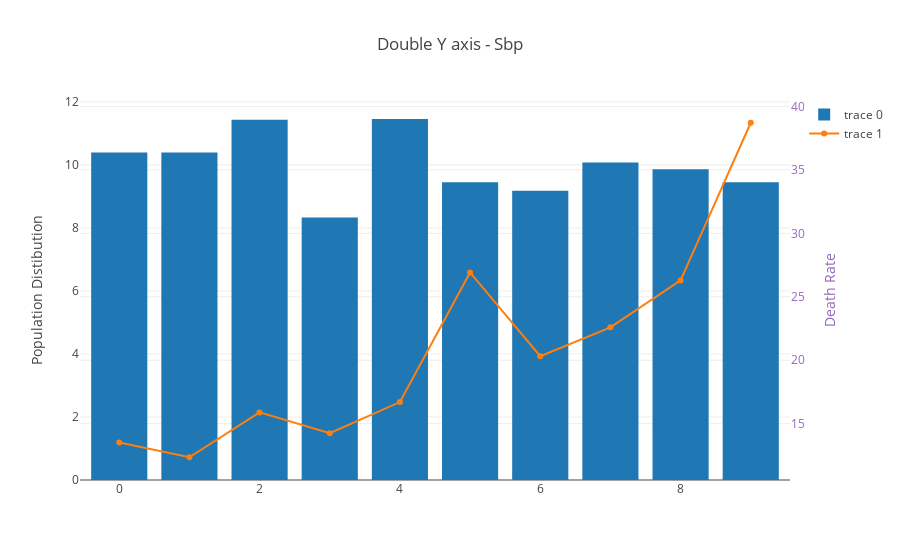
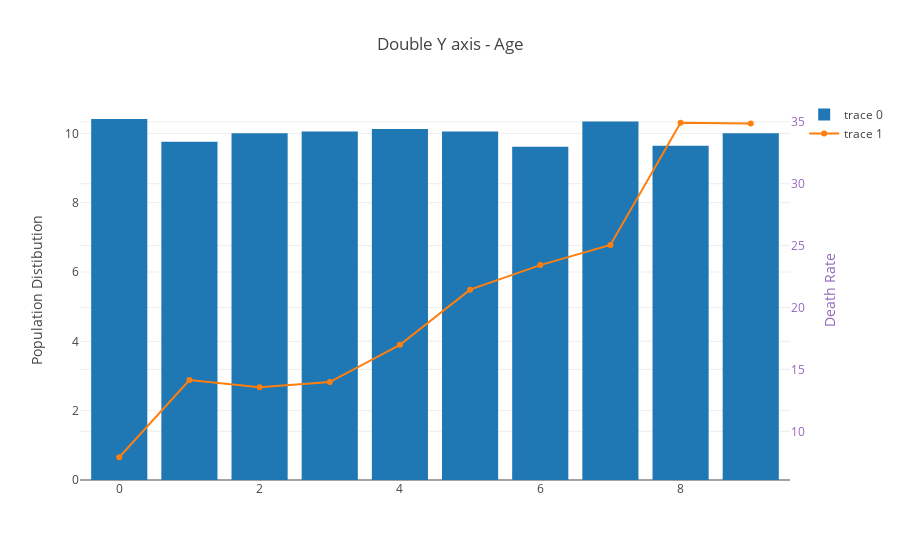
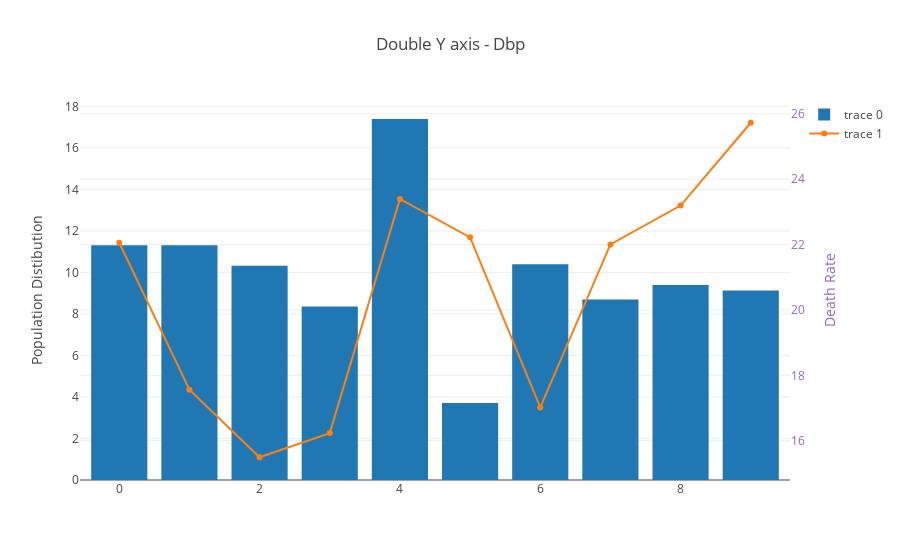
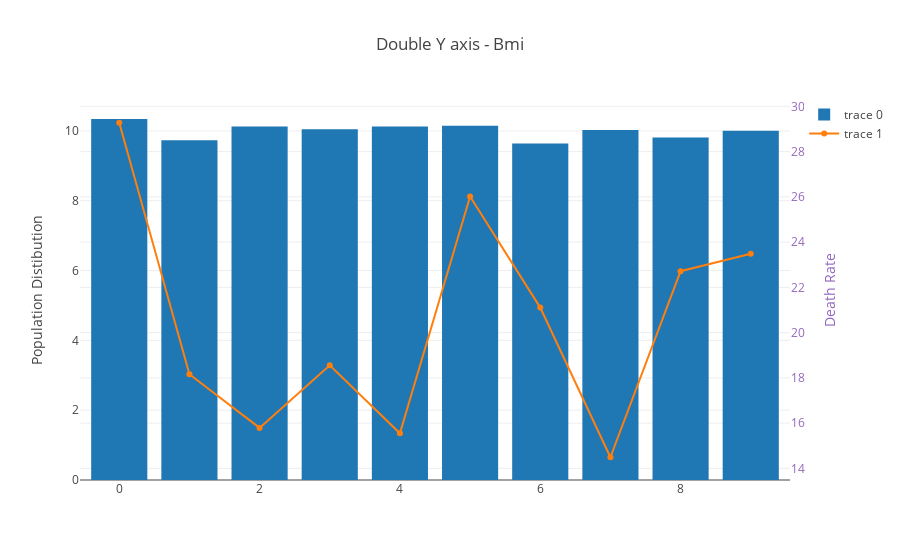

These figures' notebook cell, in order:
### Markdown cell above
Plot death rates using numeric columns

### Code cell
plt_event_rate(er_data)

### Figure 1 — Plotly figure (JSON) as saved in the notebook; plotly's stock layout.template omitted (floating-point values rounded to 4 significant figures)
{"data": [{"type": "bar", "uid": "bb3637b0-9c68-4034-95ed-161987b2d9a8", "x": [0, 1, 2, 3, 4, 5, 6, 7, 8, 9], "y": [10.39, 10.39, 11.43, 8.331, 11.46, 9.445, 9.179, 10.08, 9.857, 9.445]}, {"type": "scatter", "uid": "399ef0e2-11bc-4c28-acb3-100e05d14266", "x": [0, 1, 2, 3, 4, 5, 6, 7, 8, 9], "y": [13.52, 12.35, 15.89, 14.24, 16.7, 26.92, 20.32, 22.6, 26.29, 38.72], "yaxis": "y2"}], "layout": {"title": {"text": "Double Y axis - Sbp"}, "yaxis": {"title": {"text": "Population Distibution"}}, "yaxis2": {"overlaying": "y", "side": "right", "tickfont": {"color": "rgb(148, 103, 189)"}, "title": {"font": {"color": "rgb(148, 103, 189)"}, "text": "Death Rate"}}}}

### Figure 2 — Plotly figure (JSON) as saved in the notebook; plotly's stock layout.template omitted (floating-point values rounded to 4 significant figures)
{"data": [{"type": "bar", "uid": "52659645-3595-4625-bea3-6c0c60cff5bd", "x": [0, 1, 2, 3, 4, 5, 6, 7, 8, 9], "y": [10.41, 9.76, 10.0, 10.05, 10.12, 10.05, 9.615, 10.34, 9.639, 10.0]}, {"type": "scatter", "uid": "bb285b74-8a35-4dce-a24b-a80513e65913", "x": [0, 1, 2, 3, 4, 5, 6, 7, 8, 9], "y": [7.907, 14.14, 13.56, 13.98, 16.99, 21.45, 23.43, 25.06, 34.92, 34.87], "yaxis": "y2"}], "layout": {"title": {"text": "Double Y axis - Age"}, "yaxis": {"title": {"text": "Population Distibution"}}, "yaxis2": {"overlaying": "y", "side": "right", "tickfont": {"color": "rgb(148, 103, 189)"}, "title": {"font": {"color": "rgb(148, 103, 189)"}, "text": "Death Rate"}}}}

### Figure 3 — Plotly figure (JSON) as saved in the notebook; plotly's stock layout.template omitted (floating-point values rounded to 4 significant figures)
{"data": [{"type": "bar", "uid": "7df949d4-190c-482f-a082-f6c0d8896cc0", "x": [0, 1, 2, 3, 4, 5, 6, 7, 8, 9], "y": [11.31, 11.31, 10.32, 8.356, 17.39, 3.705, 10.39, 8.695, 9.397, 9.131]}, {"type": "scatter", "uid": "21e429e2-2ed6-4e9f-8f11-9ec5cf4a67cd", "x": [0, 1, 2, 3, 4, 5, 6, 7, 8, 9], "y": [22.06, 17.56, 15.49, 16.23, 23.4, 22.22, 17.02, 22.01, 23.2, 25.73], "yaxis": "y2"}], "layout": {"title": {"text": "Double Y axis - Dbp"}, "yaxis": {"title": {"text": "Population Distibution"}}, "yaxis2": {"overlaying": "y", "side": "right", "tickfont": {"color": "rgb(148, 103, 189)"}, "title": {"font": {"color": "rgb(148, 103, 189)"}, "text": "Death Rate"}}}}

### Figure 4 — Plotly figure (JSON) as saved in the notebook; plotly's stock layout.template omitted (floating-point values rounded to 4 significant figures)
{"data": [{"type": "bar", "uid": "440aff46-3e77-4add-84c1-de3dddc5a146", "x": [0, 1, 2, 3, 4, 5, 6, 7, 8, 9], "y": [10.34, 9.736, 10.12, 10.05, 10.12, 10.15, 9.639, 10.03, 9.809, 10.0]}, {"type": "scatter", "uid": "c3981f2f-ffef-46e9-8ed8-b48d1a70809f", "x": [0, 1, 2, 3, 4, 5, 6, 7, 8, 9], "y": [29.27, 18.16, 15.79, 18.55, 15.55, 26.01, 21.11, 14.49, 22.72, 23.49], "yaxis": "y2"}], "layout": {"title": {"text": "Double Y axis - Bmi"}, "yaxis": {"title": {"text": "Population Distibution"}}, "yaxis2": {"overlaying": "y", "side": "right", "tickfont": {"color": "rgb(148, 103, 189)"}, "title": {"font": {"color": "rgb(148, 103, 189)"}, "text": "Death Rate"}}}}
